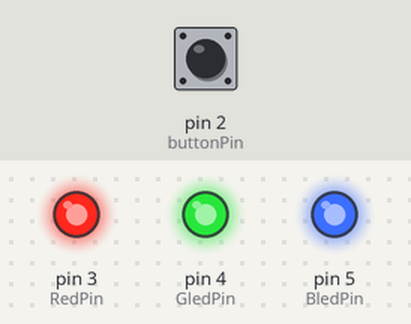
The sketch below on a simulated Arduino Uno, built with avr-gcc and run on an emulated ATmega328P. On the bench: output pins drawn as LEDs (lit = HIGH). The inputs (shaded band) are chosen by the test bench; at power-on: pin 2 (buttonPin) HIGH.

Above: at 1.2 s.
1.3 s: pin 2 (buttonPin) pulled LOW for 1 s
At 3.4 s:
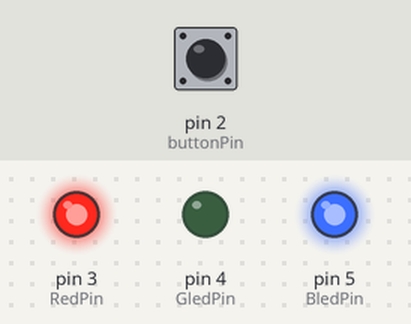
4.3 s: pin 2 (buttonPin) pulled LOW for 0.15 s
At 5.1 s:
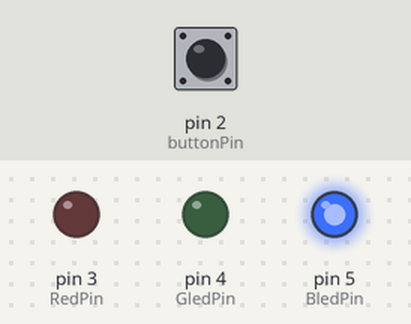
6.0 s: pin 2 (buttonPin) pulled LOW for 3.2 s
At 6.4 s:
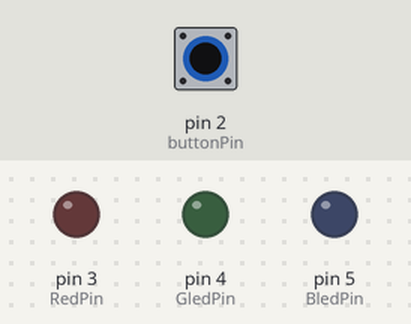
Timing chart, 0 to 10.7 s (numbered marks = the images above; inputs shaded):
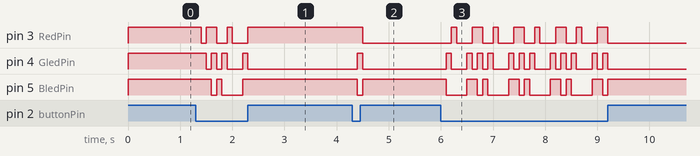

The sketch:

blink10_1_pressbutton_ino.ino
```cpp
const int buttonPin = 2; // the number of the pushbutton pin
const int RedPin = 3; // the number of the R pin
const int GledPin = 4; // the number of the G pin
const int BledPin = 5; // the number of the B pin

// variables will change:
int buttonState = 1; // variable for reading the pushbutton status
int ledcolor = 0;

void setup() {
// initialize the LED pin as an output:
pinMode (RedPin, OUTPUT);
pinMode (GledPin, OUTPUT);
pinMode (BledPin, OUTPUT);
// initialize the pushbutton pin as an input:
pinMode (buttonPin, INPUT);
}

void loop() {
  //read the state of the pushbutton value:
  buttonState = digitalRead(buttonPin);

  if (buttonState == LOW) {
    ledcolor = ledcolor + 1;
    delay(100);
  }

  if (ledcolor == 0){

  digitalWrite(RedPin, HIGH);
  digitalWrite(GledPin, HIGH);
  digitalWrite(BledPin, HIGH);
  }

  else if (ledcolor == 1) {
  //RED
  digitalWrite(RedPin, LOW);
  digitalWrite(GledPin, HIGH);
  digitalWrite(BledPin, HIGH);
  }

  else if(ledcolor == 2) {
  //Green
  digitalWrite(RedPin, HIGH);
  digitalWrite(GledPin, LOW);
  digitalWrite(BledPin, HIGH);
  }

  else if(ledcolor == 3) {
  //BLUE
  digitalWrite(RedPin, HIGH);
  digitalWrite(GledPin, HIGH);
  digitalWrite(BledPin, LOW);
  }

  else if(ledcolor == 4) {

  digitalWrite(RedPin, LOW);
  digitalWrite(GledPin, LOW);
  digitalWrite(BledPin, HIGH);
  }

  else if(ledcolor == 5) {
  //PURPLE
  digitalWrite(RedPin, LOW);
  digitalWrite(GledPin, HIGH);
  digitalWrite(BledPin, LOW);
  }

  else if(ledcolor == 6) {
  //CYAN
  digitalWrite(RedPin, HIGH);
  digitalWrite(GledPin, LOW);
  digitalWrite(BledPin, LOW);
  }

  else if(ledcolor == 7) {
  //WHITE
  digitalWrite(RedPin, LOW);
  digitalWrite(GledPin, LOW);
  digitalWrite(BledPin, LOW);
  }

  else if(ledcolor == 8) {
  ledcolor = 0;

  }
}
```

Measured:
- after the input at 1.3 s, pin 3 (RedPin): goes LOW 0.10 s, HIGH 0.20 s, LOW 0.20 s, HIGH 0.10 s, LOW 0.30 s, then HIGH, starting after 0.10 s; pin 4 (GledPin): goes LOW 0.10 s, HIGH 0.10 s, LOW 0.10 s, HIGH 0.10 s, LOW 0.30 s, HIGH 0.10 s, then LOW, starting after 0.20 s
- after the input at 4.3 s, pin 3 (RedPin): HIGH → LOW after 0.20 s; pin 4 (GledPin): LOW → HIGH after 0.10 s, → LOW 0.10 s later; pin 5 (BledPin): HIGH → LOW after 0.10 s, → HIGH 0.10 s later
- after the input at 6.0 s, pin 3 (RedPin): LOW → HIGH after 0.20 s, then repeats every 0.80 s: LOW 0.30 s, HIGH 0.20 s, LOW 0.20 s, HIGH 0.10 s, until it stays LOW from 9.2 s; pin 4 (GledPin): LOW → HIGH after 0.10 s, then repeats every 0.80 s: LOW 0.30 s, 2 × (HIGH 0.10 s, LOW 0.10 s), HIGH 0.10 s, until it stays LOW from 9.2 s
